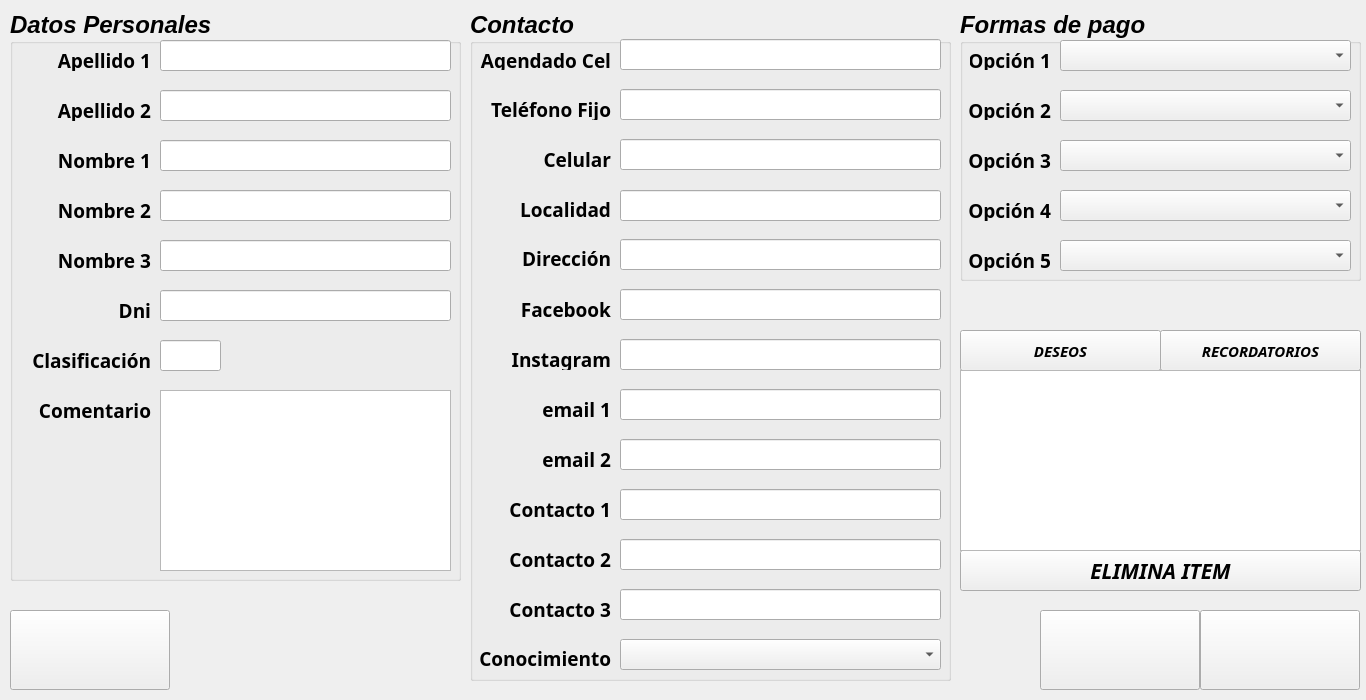
 <widget class="QMainWindow" name="ClienteNuevo">
  <property name="geometry">
   <rect>
    <x>0</x>
    <y>0</y>
    <width>1366</width>
    <height>700</height>
   </rect>
  </property>
  <property name="windowTitle">
   <string>MainWindow</string>
  </property>
  <widget class="QWidget" name="centralwidget">
   <widget class="QPushButton" name="push_Anterior">
    <property name="geometry">
     <rect>
      <x>1200</x>
      <y>610</y>
      <width>160</width>
      <height>80</height>
     </rect>
    </property>
    <property name="font">
     <font>
      <family>Arial Black</family>
      <pointsize>16</pointsize>
      <weight>75</weight>
      <italic>true</italic>
      <bold>true</bold>
     </font>
    </property>
    <property name="text">
     <string/>
    </property>
    <property name="icon">
     <iconset>
      <normalon>../../icon/anterior.png</normalon>
     </iconset>
    </property>
    <property name="iconSize">
     <size>
      <width>60</width>
      <height>60</height>
     </size>
    </property>
    <property name="autoDefault">
     <bool>false</bool>
    </property>
   </widget>
   <widget class="QPushButton" name="push_Elimina_Item">
    <property name="geometry">
     <rect>
      <x>960</x>
      <y>550</y>
      <width>401</width>
      <height>41</height>
     </rect>
    </property>
    <property name="font">
     <font>
      <family>Arial Black</family>
      <pointsize>16</pointsize>
      <weight>75</weight>
      <italic>true</italic>
      <bold>true</bold>
     </font>
    </property>
    <property name="text">
     <string>ELIMINA ITEM</string>
    </property>
    <property name="icon">
     <iconset>
      <normalon>../../icon/cancelar2.png</normalon>
     </iconset>
    </property>
    <property name="iconSize">
     <size>
      <width>35</width>
      <height>35</height>
     </size>
    </property>
    <property name="autoDefault">
     <bool>false</bool>
    </property>
   </widget>
   <widget class="QGroupBox" name="groupBox">
    <property name="geometry">
     <rect>
      <x>10</x>
      <y>10</y>
      <width>451</width>
      <height>571</height>
     </rect>
    </property>
    <property name="font">
     <font>
      <pointsize>18</pointsize>
      <weight>75</weight>
      <italic>true</italic>
      <bold>true</bold>
     </font>
    </property>
    <property name="title">
     <string>Datos Personales</string>
    </property>
    <widget class="QLineEdit" name="line_6">
     <property name="geometry">
      <rect>
       <x>150</x>
       <y>330</y>
       <width>61</width>
       <height>31</height>
      </rect>
     </property>
     <property name="font">
      <font>
       <family>Calibri</family>
       <pointsize>12</pointsize>
       <weight>50</weight>
       <italic>false</italic>
       <bold>false</bold>
      </font>
     </property>
    </widget>
    <widget class="QLabel" name="label_10">
     <property name="geometry">
      <rect>
       <x>10</x>
       <y>240</y>
       <width>131</width>
       <height>20</height>
      </rect>
     </property>
     <property name="font">
      <font>
       <family>Javanese Text</family>
       <pointsize>14</pointsize>
       <weight>75</weight>
       <italic>false</italic>
       <bold>true</bold>
      </font>
     </property>
     <property name="text">
      <string>Nombre 3</string>
     </property>
     <property name="alignment">
      <set>Qt::AlignRight|Qt::AlignTrailing|Qt::AlignVCenter</set>
     </property>
    </widget>
    <widget class="QLabel" name="label_2">
     <property name="geometry">
      <rect>
       <x>10</x>
       <y>140</y>
       <width>131</width>
       <height>21</height>
      </rect>
     </property>
     <property name="font">
      <font>
       <family>Javanese Text</family>
       <pointsize>14</pointsize>
       <weight>75</weight>
       <italic>false</italic>
       <bold>true</bold>
      </font>
     </property>
     <property name="text">
      <string>Nombre 1</string>
     </property>
     <property name="alignment">
      <set>Qt::AlignRight|Qt::AlignTrailing|Qt::AlignVCenter</set>
     </property>
    </widget>
    <widget class="QLabel" name="label_23">
     <property name="geometry">
      <rect>
       <x>20</x>
       <y>390</y>
       <width>121</width>
       <height>20</height>
      </rect>
     </property>
     <property name="font">
      <font>
       <family>Javanese Text</family>
       <pointsize>14</pointsize>
       <weight>75</weight>
       <italic>false</italic>
       <bold>true</bold>
      </font>
     </property>
     <property name="text">
      <string>Comentario</string>
     </property>
     <property name="alignment">
      <set>Qt::AlignRight|Qt::AlignTrailing|Qt::AlignVCenter</set>
     </property>
    </widget>
    <widget class="QLabel" name="label_22">
     <property name="geometry">
      <rect>
       <x>10</x>
       <y>340</y>
       <width>131</width>
       <height>20</height>
      </rect>
     </property>
     <property name="font">
      <font>
       <family>Javanese Text</family>
       <pointsize>14</pointsize>
       <weight>75</weight>
       <italic>false</italic>
       <bold>true</bold>
      </font>
     </property>
     <property name="text">
      <string>Clasificación</string>
     </property>
     <property name="alignment">
      <set>Qt::AlignRight|Qt::AlignTrailing|Qt::AlignVCenter</set>
     </property>
    </widget>
    <widget class="QLineEdit" name="line_0">
     <property name="geometry">
      <rect>
       <x>150</x>
       <y>30</y>
       <width>291</width>
       <height>31</height>
      </rect>
     </property>
     <property name="font">
      <font>
       <family>Calibri</family>
       <pointsize>12</pointsize>
       <weight>50</weight>
       <italic>false</italic>
       <bold>false</bold>
      </font>
     </property>
    </widget>
    <widget class="QLabel" name="Label_2">
     <property name="geometry">
      <rect>
       <x>20</x>
       <y>90</y>
       <width>121</width>
       <height>21</height>
      </rect>
     </property>
     <property name="font">
      <font>
       <family>Javanese Text</family>
       <pointsize>14</pointsize>
       <weight>75</weight>
       <italic>false</italic>
       <bold>true</bold>
      </font>
     </property>
     <property name="text">
      <string>Apellido 2</string>
     </property>
     <property name="alignment">
      <set>Qt::AlignRight|Qt::AlignTrailing|Qt::AlignVCenter</set>
     </property>
    </widget>
    <widget class="QLineEdit" name="line_5">
     <property name="geometry">
      <rect>
       <x>150</x>
       <y>280</y>
       <width>291</width>
       <height>31</height>
      </rect>
     </property>
     <property name="font">
      <font>
       <family>Calibri</family>
       <pointsize>12</pointsize>
       <weight>50</weight>
       <italic>false</italic>
       <bold>false</bold>
      </font>
     </property>
    </widget>
    <widget class="QLabel" name="label">
     <property name="geometry">
      <rect>
       <x>10</x>
       <y>40</y>
       <width>131</width>
       <height>21</height>
      </rect>
     </property>
     <property name="font">
      <font>
       <family>Javanese Text</family>
       <pointsize>14</pointsize>
       <weight>75</weight>
       <italic>false</italic>
       <bold>true</bold>
      </font>
     </property>
     <property name="text">
      <string>Apellido 1</string>
     </property>
     <property name="alignment">
      <set>Qt::AlignRight|Qt::AlignTrailing|Qt::AlignVCenter</set>
     </property>
    </widget>
    <widget class="QLabel" name="label_3">
     <property name="geometry">
      <rect>
       <x>10</x>
       <y>190</y>
       <width>131</width>
       <height>21</height>
      </rect>
     </property>
     <property name="font">
      <font>
       <family>Javanese Text</family>
       <pointsize>14</pointsize>
       <weight>75</weight>
       <italic>false</italic>
       <bold>true</bold>
      </font>
     </property>
     <property name="text">
      <string>Nombre 2</string>
     </property>
     <property name="alignment">
      <set>Qt::AlignRight|Qt::AlignTrailing|Qt::AlignVCenter</set>
     </property>
    </widget>
    <widget class="QLineEdit" name="line_2">
     <property name="geometry">
      <rect>
       <x>150</x>
       <y>130</y>
       <width>291</width>
       <height>31</height>
      </rect>
     </property>
     <property name="font">
      <font>
       <family>Calibri</family>
       <pointsize>12</pointsize>
       <weight>50</weight>
       <italic>false</italic>
       <bold>false</bold>
      </font>
     </property>
    </widget>
    <widget class="QLabel" name="label_11">
     <property name="geometry">
      <rect>
       <x>20</x>
       <y>290</y>
       <width>121</width>
       <height>20</height>
      </rect>
     </property>
     <property name="font">
      <font>
       <family>Javanese Text</family>
       <pointsize>14</pointsize>
       <weight>75</weight>
       <italic>false</italic>
       <bold>true</bold>
      </font>
     </property>
     <property name="text">
      <string>Dni</string>
     </property>
     <property name="alignment">
      <set>Qt::AlignRight|Qt::AlignTrailing|Qt::AlignVCenter</set>
     </property>
    </widget>
    <widget class="QLineEdit" name="line_3">
     <property name="geometry">
      <rect>
       <x>150</x>
       <y>180</y>
       <width>291</width>
       <height>31</height>
      </rect>
     </property>
     <property name="font">
      <font>
       <family>Calibri</family>
       <pointsize>12</pointsize>
       <weight>50</weight>
       <italic>false</italic>
       <bold>false</bold>
      </font>
     </property>
    </widget>
    <widget class="QLineEdit" name="line_4">
     <property name="geometry">
      <rect>
       <x>150</x>
       <y>230</y>
       <width>291</width>
       <height>31</height>
      </rect>
     </property>
     <property name="font">
      <font>
       <family>Calibri</family>
       <pointsize>12</pointsize>
       <weight>50</weight>
       <italic>false</italic>
       <bold>false</bold>
      </font>
     </property>
    </widget>
    <widget class="QLineEdit" name="line_1">
     <property name="geometry">
      <rect>
       <x>150</x>
       <y>80</y>
       <width>291</width>
       <height>31</height>
      </rect>
     </property>
     <property name="font">
      <font>
       <family>Calibri</family>
       <pointsize>12</pointsize>
       <weight>50</weight>
       <italic>false</italic>
       <bold>false</bold>
      </font>
     </property>
    </widget>
    <widget class="QTextEdit" name="textEdit">
     <property name="geometry">
      <rect>
       <x>150</x>
       <y>380</y>
       <width>291</width>
       <height>181</height>
      </rect>
     </property>
     <property name="font">
      <font>
       <pointsize>12</pointsize>
       <italic>false</italic>
      </font>
     </property>
    </widget>
   </widget>
   <widget class="QPushButton" name="push_Limpiar">
    <property name="geometry">
     <rect>
      <x>10</x>
      <y>610</y>
      <width>160</width>
      <height>80</height>
     </rect>
    </property>
    <property name="font">
     <font>
      <family>Arial Black</family>
      <pointsize>16</pointsize>
      <weight>75</weight>
      <italic>true</italic>
      <bold>true</bold>
     </font>
    </property>
    <property name="text">
     <string/>
    </property>
    <property name="icon">
     <iconset>
      <normalon>../../icon/limpiararchivo2.png</normalon>
     </iconset>
    </property>
    <property name="iconSize">
     <size>
      <width>60</width>
      <height>60</height>
     </size>
    </property>
    <property name="autoDefault">
     <bool>false</bool>
    </property>
   </widget>
   <widget class="QPushButton" name="push_Agrega_Deseo">
    <property name="geometry">
     <rect>
      <x>960</x>
      <y>330</y>
      <width>201</width>
      <height>41</height>
     </rect>
    </property>
    <property name="font">
     <font>
      <family>Arial Black</family>
      <pointsize>11</pointsize>
      <weight>75</weight>
      <italic>true</italic>
      <bold>true</bold>
     </font>
    </property>
    <property name="text">
     <string>DESEOS</string>
    </property>
    <property name="icon">
     <iconset>
      <normalon>../../icon/check.png</normalon>
     </iconset>
    </property>
    <property name="iconSize">
     <size>
      <width>35</width>
      <height>35</height>
     </size>
    </property>
    <property name="autoDefault">
     <bool>false</bool>
    </property>
   </widget>
   <widget class="QGroupBox" name="groupBox_3">
    <property name="geometry">
     <rect>
      <x>470</x>
      <y>10</y>
      <width>481</width>
      <height>671</height>
     </rect>
    </property>
    <property name="font">
     <font>
      <pointsize>18</pointsize>
      <weight>75</weight>
      <italic>true</italic>
      <bold>true</bold>
     </font>
    </property>
    <property name="title">
     <string>Contacto</string>
    </property>
    <widget class="QComboBox" name="combo_Conocimiento">
     <property name="geometry">
      <rect>
       <x>150</x>
       <y>629</y>
       <width>321</width>
       <height>31</height>
      </rect>
     </property>
     <property name="font">
      <font>
       <family>Calibri</family>
       <pointsize>12</pointsize>
       <italic>false</italic>
      </font>
     </property>
    </widget>
    <widget class="QLabel" name="label_6">
     <property name="geometry">
      <rect>
       <x>10</x>
       <y>339</y>
       <width>131</width>
       <height>21</height>
      </rect>
     </property>
     <property name="font">
      <font>
       <family>Javanese Text</family>
       <pointsize>14</pointsize>
       <weight>75</weight>
       <italic>false</italic>
       <bold>true</bold>
      </font>
     </property>
     <property name="text">
      <string>Instagram</string>
     </property>
     <property name="alignment">
      <set>Qt::AlignRight|Qt::AlignTrailing|Qt::AlignVCenter</set>
     </property>
    </widget>
    <widget class="QLineEdit" name="line_16">
     <property name="geometry">
      <rect>
       <x>150</x>
       <y>479</y>
       <width>321</width>
       <height>31</height>
      </rect>
     </property>
     <property name="font">
      <font>
       <family>Calibri</family>
       <pointsize>12</pointsize>
       <weight>50</weight>
       <italic>false</italic>
       <bold>false</bold>
      </font>
     </property>
    </widget>
    <widget class="QLineEdit" name="line_9">
     <property name="geometry">
      <rect>
       <x>150</x>
       <y>129</y>
       <width>321</width>
       <height>31</height>
      </rect>
     </property>
     <property name="font">
      <font>
       <family>Calibri</family>
       <pointsize>12</pointsize>
       <weight>50</weight>
       <italic>false</italic>
       <bold>false</bold>
      </font>
     </property>
    </widget>
    <widget class="QLabel" name="label_12">
     <property name="geometry">
      <rect>
       <x>10</x>
       <y>89</y>
       <width>131</width>
       <height>21</height>
      </rect>
     </property>
     <property name="font">
      <font>
       <family>Javanese Text</family>
       <pointsize>14</pointsize>
       <weight>75</weight>
       <italic>false</italic>
       <bold>true</bold>
      </font>
     </property>
     <property name="text">
      <string>Teléfono Fijo</string>
     </property>
     <property name="alignment">
      <set>Qt::AlignRight|Qt::AlignTrailing|Qt::AlignVCenter</set>
     </property>
    </widget>
    <widget class="QLineEdit" name="line_11">
     <property name="geometry">
      <rect>
       <x>150</x>
       <y>229</y>
       <width>321</width>
       <height>31</height>
      </rect>
     </property>
     <property name="font">
      <font>
       <family>Calibri</family>
       <pointsize>12</pointsize>
       <weight>50</weight>
       <italic>false</italic>
       <bold>false</bold>
      </font>
     </property>
    </widget>
    <widget class="QLabel" name="label_15">
     <property name="geometry">
      <rect>
       <x>10</x>
       <y>539</y>
       <width>131</width>
       <height>21</height>
      </rect>
     </property>
     <property name="font">
      <font>
       <family>Javanese Text</family>
       <pointsize>14</pointsize>
       <weight>75</weight>
       <italic>false</italic>
       <bold>true</bold>
      </font>
     </property>
     <property name="text">
      <string>Contacto 2</string>
     </property>
     <property name="alignment">
      <set>Qt::AlignRight|Qt::AlignTrailing|Qt::AlignVCenter</set>
     </property>
    </widget>
    <widget class="QLabel" name="label_9">
     <property name="geometry">
      <rect>
       <x>10</x>
       <y>638</y>
       <width>131</width>
       <height>21</height>
      </rect>
     </property>
     <property name="font">
      <font>
       <family>Javanese Text</family>
       <pointsize>14</pointsize>
       <weight>75</weight>
       <italic>false</italic>
       <bold>true</bold>
      </font>
     </property>
     <property name="text">
      <string>Conocimiento</string>
     </property>
     <property name="alignment">
      <set>Qt::AlignRight|Qt::AlignTrailing|Qt::AlignVCenter</set>
     </property>
    </widget>
    <widget class="QLabel" name="label_4">
     <property name="geometry">
      <rect>
       <x>30</x>
       <y>139</y>
       <width>111</width>
       <height>21</height>
      </rect>
     </property>
     <property name="font">
      <font>
       <family>Javanese Text</family>
       <pointsize>14</pointsize>
       <weight>75</weight>
       <italic>false</italic>
       <bold>true</bold>
      </font>
     </property>
     <property name="text">
      <string>Celular</string>
     </property>
     <property name="alignment">
      <set>Qt::AlignRight|Qt::AlignTrailing|Qt::AlignVCenter</set>
     </property>
    </widget>
    <widget class="QLineEdit" name="line_17">
     <property name="geometry">
      <rect>
       <x>150</x>
       <y>529</y>
       <width>321</width>
       <height>31</height>
      </rect>
     </property>
     <property name="font">
      <font>
       <family>Calibri</family>
       <pointsize>12</pointsize>
       <weight>50</weight>
       <italic>false</italic>
       <bold>false</bold>
      </font>
     </property>
    </widget>
    <widget class="QLineEdit" name="line_13">
     <property name="geometry">
      <rect>
       <x>150</x>
       <y>329</y>
       <width>321</width>
       <height>31</height>
      </rect>
     </property>
     <property name="font">
      <font>
       <family>Calibri</family>
       <pointsize>12</pointsize>
       <weight>50</weight>
       <italic>false</italic>
       <bold>false</bold>
      </font>
     </property>
    </widget>
    <widget class="QLabel" name="Label_3">
     <property name="geometry">
      <rect>
       <x>20</x>
       <y>289</y>
       <width>121</width>
       <height>21</height>
      </rect>
     </property>
     <property name="font">
      <font>
       <family>Javanese Text</family>
       <pointsize>14</pointsize>
       <weight>75</weight>
       <italic>false</italic>
       <bold>true</bold>
      </font>
     </property>
     <property name="text">
      <string>Facebook</string>
     </property>
     <property name="alignment">
      <set>Qt::AlignRight|Qt::AlignTrailing|Qt::AlignVCenter</set>
     </property>
    </widget>
    <widget class="QLabel" name="label_7">
     <property name="geometry">
      <rect>
       <x>10</x>
       <y>389</y>
       <width>131</width>
       <height>21</height>
      </rect>
     </property>
     <property name="font">
      <font>
       <family>Javanese Text</family>
       <pointsize>14</pointsize>
       <weight>75</weight>
       <italic>false</italic>
       <bold>true</bold>
      </font>
     </property>
     <property name="text">
      <string>email 1</string>
     </property>
     <property name="alignment">
      <set>Qt::AlignRight|Qt::AlignTrailing|Qt::AlignVCenter</set>
     </property>
    </widget>
    <widget class="QLabel" name="label_14">
     <property name="geometry">
      <rect>
       <x>10</x>
       <y>439</y>
       <width>131</width>
       <height>20</height>
      </rect>
     </property>
     <property name="font">
      <font>
       <family>Javanese Text</family>
       <pointsize>14</pointsize>
       <weight>75</weight>
       <italic>false</italic>
       <bold>true</bold>
      </font>
     </property>
     <property name="text">
      <string>email 2</string>
     </property>
     <property name="alignment">
      <set>Qt::AlignRight|Qt::AlignTrailing|Qt::AlignVCenter</set>
     </property>
    </widget>
    <widget class="QLineEdit" name="line_14">
     <property name="geometry">
      <rect>
       <x>150</x>
       <y>379</y>
       <width>321</width>
       <height>31</height>
      </rect>
     </property>
     <property name="font">
      <font>
       <family>Calibri</family>
       <pointsize>12</pointsize>
       <weight>50</weight>
       <italic>false</italic>
       <bold>false</bold>
      </font>
     </property>
    </widget>
    <widget class="QLineEdit" name="line_12">
     <property name="geometry">
      <rect>
       <x>150</x>
       <y>279</y>
       <width>321</width>
       <height>31</height>
      </rect>
     </property>
     <property name="font">
      <font>
       <family>Calibri</family>
       <pointsize>12</pointsize>
       <weight>50</weight>
       <italic>false</italic>
       <bold>false</bold>
      </font>
     </property>
    </widget>
    <widget class="QLabel" name="label_5">
     <property name="geometry">
      <rect>
       <x>30</x>
       <y>238</y>
       <width>111</width>
       <height>21</height>
      </rect>
     </property>
     <property name="font">
      <font>
       <family>Javanese Text</family>
       <pointsize>14</pointsize>
       <weight>75</weight>
       <italic>false</italic>
       <bold>true</bold>
      </font>
     </property>
     <property name="text">
      <string>Dirección</string>
     </property>
     <property name="alignment">
      <set>Qt::AlignRight|Qt::AlignTrailing|Qt::AlignVCenter</set>
     </property>
    </widget>
    <widget class="QLabel" name="label_16">
     <property name="geometry">
      <rect>
       <x>20</x>
       <y>489</y>
       <width>121</width>
       <height>20</height>
      </rect>
     </property>
     <property name="font">
      <font>
       <family>Javanese Text</family>
       <pointsize>14</pointsize>
       <weight>75</weight>
       <italic>false</italic>
       <bold>true</bold>
      </font>
     </property>
     <property name="text">
      <string>Contacto 1</string>
     </property>
     <property name="alignment">
      <set>Qt::AlignRight|Qt::AlignTrailing|Qt::AlignVCenter</set>
     </property>
    </widget>
    <widget class="QLineEdit" name="line_8">
     <property name="geometry">
      <rect>
       <x>150</x>
       <y>79</y>
       <width>321</width>
       <height>31</height>
      </rect>
     </property>
     <property name="font">
      <font>
       <family>Calibri</family>
       <pointsize>12</pointsize>
       <weight>50</weight>
       <italic>false</italic>
       <bold>false</bold>
      </font>
     </property>
    </widget>
    <widget class="QLineEdit" name="line_15">
     <property name="geometry">
      <rect>
       <x>150</x>
       <y>429</y>
       <width>321</width>
       <height>31</height>
      </rect>
     </property>
     <property name="font">
      <font>
       <family>Calibri</family>
       <pointsize>12</pointsize>
       <weight>50</weight>
       <italic>false</italic>
       <bold>false</bold>
      </font>
     </property>
    </widget>
    <widget class="QLineEdit" name="line_10">
     <property name="geometry">
      <rect>
       <x>150</x>
       <y>180</y>
       <width>321</width>
       <height>31</height>
      </rect>
     </property>
     <property name="font">
      <font>
       <family>Calibri</family>
       <pointsize>12</pointsize>
       <weight>50</weight>
       <italic>false</italic>
       <bold>false</bold>
      </font>
     </property>
    </widget>
    <widget class="QLabel" name="label_8">
     <property name="geometry">
      <rect>
       <x>30</x>
       <y>189</y>
       <width>111</width>
       <height>21</height>
      </rect>
     </property>
     <property name="font">
      <font>
       <family>Javanese Text</family>
       <pointsize>14</pointsize>
       <weight>75</weight>
       <italic>false</italic>
       <bold>true</bold>
      </font>
     </property>
     <property name="text">
      <string>Localidad</string>
     </property>
     <property name="alignment">
      <set>Qt::AlignRight|Qt::AlignTrailing|Qt::AlignVCenter</set>
     </property>
    </widget>
    <widget class="QLabel" name="label_26">
     <property name="geometry">
      <rect>
       <x>10</x>
       <y>40</y>
       <width>131</width>
       <height>20</height>
      </rect>
     </property>
     <property name="font">
      <font>
       <family>Javanese Text</family>
       <pointsize>14</pointsize>
       <weight>75</weight>
       <italic>false</italic>
       <bold>true</bold>
      </font>
     </property>
     <property name="text">
      <string>Agendado Cel</string>
     </property>
     <property name="alignment">
      <set>Qt::AlignRight|Qt::AlignTrailing|Qt::AlignVCenter</set>
     </property>
    </widget>
    <widget class="QLineEdit" name="line_7">
     <property name="geometry">
      <rect>
       <x>150</x>
       <y>29</y>
       <width>321</width>
       <height>31</height>
      </rect>
     </property>
     <property name="font">
      <font>
       <family>Calibri</family>
       <pointsize>12</pointsize>
       <weight>50</weight>
       <italic>false</italic>
       <bold>false</bold>
      </font>
     </property>
    </widget>
    <widget class="QLineEdit" name="line_18">
     <property name="geometry">
      <rect>
       <x>150</x>
       <y>579</y>
       <width>321</width>
       <height>31</height>
      </rect>
     </property>
     <property name="font">
      <font>
       <family>Calibri</family>
       <pointsize>12</pointsize>
       <weight>50</weight>
       <italic>false</italic>
       <bold>false</bold>
      </font>
     </property>
    </widget>
    <widget class="QLabel" name="label_27">
     <property name="geometry">
      <rect>
       <x>10</x>
       <y>589</y>
       <width>131</width>
       <height>21</height>
      </rect>
     </property>
     <property name="font">
      <font>
       <family>Javanese Text</family>
       <pointsize>14</pointsize>
       <weight>75</weight>
       <italic>false</italic>
       <bold>true</bold>
      </font>
     </property>
     <property name="text">
      <string>Contacto 3</string>
     </property>
     <property name="alignment">
      <set>Qt::AlignRight|Qt::AlignTrailing|Qt::AlignVCenter</set>
     </property>
    </widget>
   </widget>
   <widget class="QPushButton" name="push_Guardar">
    <property name="geometry">
     <rect>
      <x>1040</x>
      <y>610</y>
      <width>160</width>
      <height>80</height>
     </rect>
    </property>
    <property name="font">
     <font>
      <family>Arial Black</family>
      <pointsize>16</pointsize>
      <weight>75</weight>
      <italic>true</italic>
      <bold>true</bold>
     </font>
    </property>
    <property name="text">
     <string/>
    </property>
    <property name="icon">
     <iconset>
      <normalon>../../icon/guardararchivo.png</normalon>
     </iconset>
    </property>
    <property name="iconSize">
     <size>
      <width>60</width>
      <height>60</height>
     </size>
    </property>
    <property name="autoDefault">
     <bool>false</bool>
    </property>
   </widget>
   <widget class="QPushButton" name="push_Agrega_Record">
    <property name="geometry">
     <rect>
      <x>1160</x>
      <y>330</y>
      <width>201</width>
      <height>41</height>
     </rect>
    </property>
    <property name="font">
     <font>
      <family>Arial Black</family>
      <pointsize>11</pointsize>
      <weight>75</weight>
      <italic>true</italic>
      <bold>true</bold>
     </font>
    </property>
    <property name="text">
     <string>RECORDATORIOS</string>
    </property>
    <property name="icon">
     <iconset>
      <normalon>../../icon/recordatorio.png</normalon>
     </iconset>
    </property>
    <property name="iconSize">
     <size>
      <width>35</width>
      <height>35</height>
     </size>
    </property>
    <property name="autoDefault">
     <bool>false</bool>
    </property>
   </widget>
   <widget class="QGroupBox" name="groupBox_2">
    <property name="geometry">
     <rect>
      <x>960</x>
      <y>10</y>
      <width>401</width>
      <height>271</height>
     </rect>
    </property>
    <property name="font">
     <font>
      <pointsize>18</pointsize>
      <weight>75</weight>
      <italic>true</italic>
      <bold>true</bold>
     </font>
    </property>
    <property name="title">
     <string>Formas de pago</string>
    </property>
    <widget class="QComboBox" name="combo_MetP5">
     <property name="geometry">
      <rect>
       <x>100</x>
       <y>230</y>
       <width>291</width>
       <height>31</height>
      </rect>
     </property>
     <property name="font">
      <font>
       <family>Calibri</family>
       <pointsize>12</pointsize>
       <italic>false</italic>
      </font>
     </property>
    </widget>
    <widget class="QLabel" name="label_21">
     <property name="geometry">
      <rect>
       <x>0</x>
       <y>240</y>
       <width>91</width>
       <height>21</height>
      </rect>
     </property>
     <property name="font">
      <font>
       <family>Javanese Text</family>
       <pointsize>14</pointsize>
       <weight>75</weight>
       <italic>false</italic>
       <bold>true</bold>
      </font>
     </property>
     <property name="text">
      <string>Opción 5</string>
     </property>
     <property name="alignment">
      <set>Qt::AlignRight|Qt::AlignTrailing|Qt::AlignVCenter</set>
     </property>
    </widget>
    <widget class="QComboBox" name="combo_MetP3">
     <property name="geometry">
      <rect>
       <x>100</x>
       <y>130</y>
       <width>291</width>
       <height>31</height>
      </rect>
     </property>
     <property name="font">
      <font>
       <family>Calibri</family>
       <pointsize>12</pointsize>
       <italic>false</italic>
      </font>
     </property>
    </widget>
    <widget class="QLabel" name="label_18">
     <property name="geometry">
      <rect>
       <x>0</x>
       <y>140</y>
       <width>91</width>
       <height>21</height>
      </rect>
     </property>
     <property name="font">
      <font>
       <family>Javanese Text</family>
       <pointsize>14</pointsize>
       <weight>75</weight>
       <italic>false</italic>
       <bold>true</bold>
      </font>
     </property>
     <property name="text">
      <string>Opción 3</string>
     </property>
     <property name="alignment">
      <set>Qt::AlignRight|Qt::AlignTrailing|Qt::AlignVCenter</set>
     </property>
    </widget>
    <widget class="QComboBox" name="combo_MetP1">
     <property name="geometry">
      <rect>
       <x>100</x>
       <y>30</y>
       <width>291</width>
       <height>31</height>
      </rect>
     </property>
     <property name="font">
      <font>
       <family>Calibri</family>
       <pointsize>12</pointsize>
       <italic>false</italic>
      </font>
     </property>
    </widget>
    <widget class="QComboBox" name="combo_MetP2">
     <property name="geometry">
      <rect>
       <x>100</x>
       <y>80</y>
       <width>291</width>
       <height>31</height>
      </rect>
     </property>
     <property name="font">
      <font>
       <family>Calibri</family>
       <pointsize>12</pointsize>
       <italic>false</italic>
      </font>
     </property>
    </widget>
    <widget class="QLabel" name="label_19">
     <property name="geometry">
      <rect>
       <x>0</x>
       <y>90</y>
       <width>91</width>
       <height>20</height>
      </rect>
     </property>
     <property name="font">
      <font>
       <family>Javanese Text</family>
       <pointsize>14</pointsize>
       <weight>75</weight>
       <italic>false</italic>
       <bold>true</bold>
      </font>
     </property>
     <property name="text">
      <string>Opción 2</string>
     </property>
     <property name="alignment">
      <set>Qt::AlignRight|Qt::AlignTrailing|Qt::AlignVCenter</set>
     </property>
    </widget>
    <widget class="QComboBox" name="combo_MetP4">
     <property name="geometry">
      <rect>
       <x>100</x>
       <y>180</y>
       <width>291</width>
       <height>31</height>
      </rect>
     </property>
     <property name="font">
      <font>
       <family>Calibri</family>
       <pointsize>12</pointsize>
       <italic>false</italic>
      </font>
     </property>
    </widget>
    <widget class="QLabel" name="label_20">
     <property name="geometry">
      <rect>
       <x>0</x>
       <y>190</y>
       <width>91</width>
       <height>21</height>
      </rect>
     </property>
     <property name="font">
      <font>
       <family>Javanese Text</family>
       <pointsize>14</pointsize>
       <weight>75</weight>
       <italic>false</italic>
       <bold>true</bold>
      </font>
     </property>
     <property name="text">
      <string>Opción 4</string>
     </property>
     <property name="alignment">
      <set>Qt::AlignRight|Qt::AlignTrailing|Qt::AlignVCenter</set>
     </property>
    </widget>
    <widget class="QLabel" name="label_17">
     <property name="geometry">
      <rect>
       <x>10</x>
       <y>40</y>
       <width>81</width>
       <height>20</height>
      </rect>
     </property>
     <property name="font">
      <font>
       <family>Javanese Text</family>
       <pointsize>14</pointsize>
       <weight>75</weight>
       <italic>false</italic>
       <bold>true</bold>
      </font>
     </property>
     <property name="text">
      <string>Opción 1</string>
     </property>
     <property name="alignment">
      <set>Qt::AlignRight|Qt::AlignTrailing|Qt::AlignVCenter</set>
     </property>
    </widget>
   </widget>
   <widget class="QListWidget" name="list_Deseos">
    <property name="geometry">
     <rect>
      <x>960</x>
      <y>370</y>
      <width>401</width>
      <height>181</height>
     </rect>
    </property>
    <property name="font">
     <font>
      <pointsize>12</pointsize>
     </font>
    </property>
   </widget>
  </widget>
 </widget>
